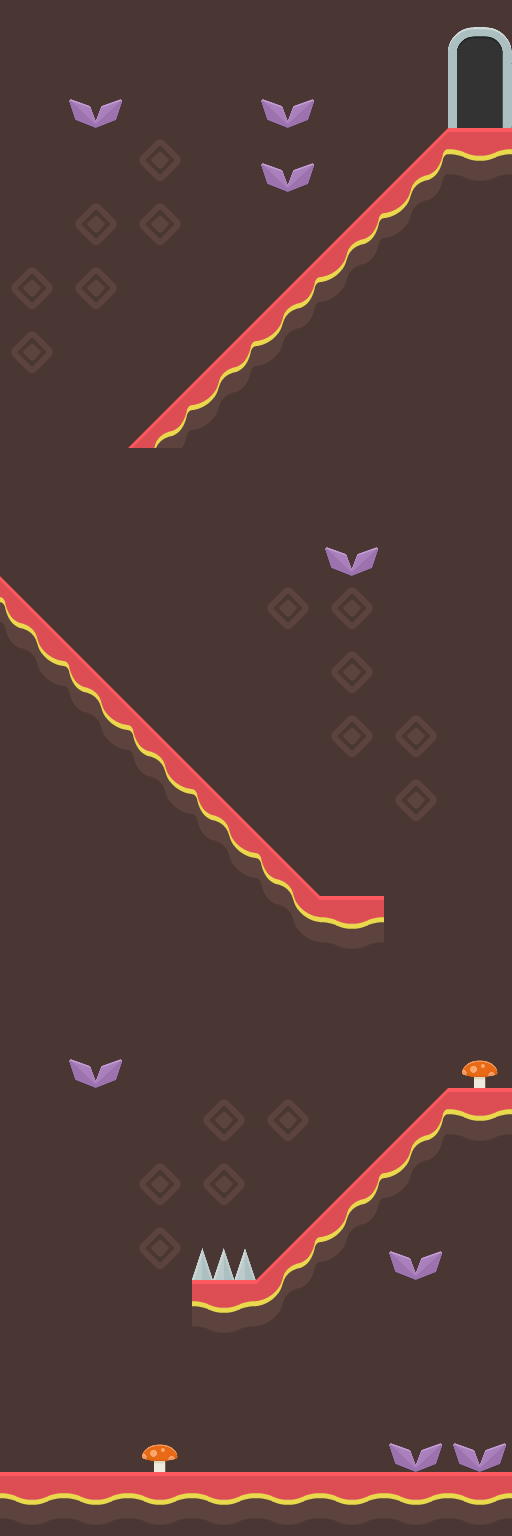

Tiled map render using the project's own tile images. Description and the whole map definition, tile-layer contents included, below:
An orthogonal 8x24 tile map with 64x64 px tiles, 3 tile layers (background, platforms, foreground) and 15 objects (2x boxSpawn, emojiSpawn, playerSpawn, exitRect, emojiDeathRect).

<map version="1.4" tiledversion="1.4.3" orientation="orthogonal" renderorder="right-down" width="8" height="24" tilewidth="64" tileheight="64" infinite="0" nextlayerid="5" nextobjectid="20">
 <editorsettings>
  <export target="slopes4.json" format="json" />
 </editorsettings>
 <tileset firstgid="1" name="kenney-tileset" tilewidth="64" tileheight="64" spacing="2" margin="1" tilecount="374" columns="22">
  <image source="../tiles/kenney-tileset-64px-extruded.png" width="1452" height="1122" />
  <tile id="1">
   <properties>
    <property name="collides" type="bool" value="true" />
   </properties>
  </tile>
  <tile id="2">
   <properties>
    <property name="collides" type="bool" value="true" />
   </properties>
  </tile>
  <tile id="3">
   <properties>
    <property name="collides" type="bool" value="true" />
   </properties>
  </tile>
  <tile id="4">
   <properties>
    <property name="collides" type="bool" value="true" />
   </properties>
  </tile>
  <tile id="5">
   <properties>
    <property name="collides" type="bool" value="true" />
   </properties>
  </tile>
  <tile id="6">
   <properties>
    <property name="collides" type="bool" value="true" />
   </properties>
  </tile>
  <tile id="7">
   <properties>
    <property name="collides" type="bool" value="true" />
   </properties>
  </tile>
  <tile id="8">
   <properties>
    <property name="collides" type="bool" value="true" />
   </properties>
  </tile>
  <tile id="23">
   <properties>
    <property name="collides" type="bool" value="true" />
   </properties>
   <objectgroup draworder="index">
    <object id="1" x="64" y="0">
     <polygon points="0,0 0,64 -64,64" />
    </object>
   </objectgroup>
  </tile>
  <tile id="24">
   <properties>
    <property name="collides" type="bool" value="true" />
   </properties>
   <objectgroup draworder="index">
    <object id="1" x="0" y="0">
     <polygon points="0,0 64,64 0,64" />
    </object>
   </objectgroup>
  </tile>
  <tile id="25">
   <properties>
    <property name="collides" type="bool" value="true" />
   </properties>
  </tile>
  <tile id="26">
   <properties>
    <property name="collides" type="bool" value="true" />
   </properties>
  </tile>
  <tile id="27">
   <properties>
    <property name="collides" type="bool" value="true" />
   </properties>
  </tile>
  <tile id="28">
   <properties>
    <property name="collides" type="bool" value="true" />
   </properties>
  </tile>
  <tile id="29">
   <properties>
    <property name="collides" type="bool" value="true" />
   </properties>
  </tile>
  <tile id="30">
   <properties>
    <property name="collides" type="bool" value="true" />
   </properties>
  </tile>
  <tile id="45">
   <properties>
    <property name="collides" type="bool" value="true" />
   </properties>
   <objectgroup draworder="index">
    <object id="3" x="0" y="0">
     <polygon points="0,0 0,29 31,0" />
    </object>
   </objectgroup>
  </tile>
  <tile id="46">
   <properties>
    <property name="collides" type="bool" value="true" />
   </properties>
   <objectgroup draworder="index">
    <object id="3" x="64" y="0">
     <polygon points="0,0 -30,0 0,28" />
    </object>
   </objectgroup>
  </tile>
  <tile id="47">
   <properties>
    <property name="collides" type="bool" value="true" />
   </properties>
  </tile>
  <tile id="48">
   <properties>
    <property name="collides" type="bool" value="true" />
   </properties>
  </tile>
  <tile id="49">
   <properties>
    <property name="collides" type="bool" value="true" />
   </properties>
  </tile>
  <tile id="50">
   <properties>
    <property name="collides" type="bool" value="true" />
   </properties>
  </tile>
  <tile id="51">
   <properties>
    <property name="collides" type="bool" value="true" />
   </properties>
  </tile>
  <tile id="52">
   <properties>
    <property name="collides" type="bool" value="true" />
   </properties>
  </tile>
  <tile id="67">
   <properties>
    <property name="collides" type="bool" value="true" />
   </properties>
  </tile>
  <tile id="68">
   <properties>
    <property name="collides" type="bool" value="true" />
   </properties>
  </tile>
  <tile id="69">
   <properties>
    <property name="collides" type="bool" value="true" />
   </properties>
  </tile>
  <tile id="70">
   <properties>
    <property name="collides" type="bool" value="true" />
   </properties>
  </tile>
  <tile id="71">
   <properties>
    <property name="collides" type="bool" value="true" />
   </properties>
  </tile>
  <tile id="72">
   <properties>
    <property name="collides" type="bool" value="true" />
   </properties>
  </tile>
  <tile id="73">
   <properties>
    <property name="collides" type="bool" value="true" />
   </properties>
  </tile>
  <tile id="74">
   <properties>
    <property name="collides" type="bool" value="true" />
   </properties>
  </tile>
  <tile id="89">
   <properties>
    <property name="collides" type="bool" value="true" />
   </properties>
   <objectgroup draworder="index">
    <object id="2" x="64" y="0">
     <polygon points="0,0 0,64 -64,64" />
    </object>
   </objectgroup>
  </tile>
  <tile id="90">
   <properties>
    <property name="collides" type="bool" value="true" />
   </properties>
   <objectgroup draworder="index">
    <object id="3" x="0" y="0">
     <polyline points="0,0 64,64 0,64 0,0" />
    </object>
   </objectgroup>
  </tile>
  <tile id="91">
   <properties>
    <property name="collides" type="bool" value="true" />
   </properties>
  </tile>
  <tile id="92">
   <properties>
    <property name="collides" type="bool" value="true" />
   </properties>
  </tile>
  <tile id="93">
   <properties>
    <property name="collides" type="bool" value="true" />
   </properties>
  </tile>
  <tile id="94">
   <properties>
    <property name="collides" type="bool" value="true" />
   </properties>
  </tile>
  <tile id="95">
   <properties>
    <property name="collides" type="bool" value="true" />
   </properties>
  </tile>
  <tile id="96">
   <properties>
    <property name="collides" type="bool" value="true" />
   </properties>
  </tile>
  <tile id="111">
   <properties>
    <property name="collides" type="bool" value="true" />
   </properties>
   <objectgroup draworder="index">
    <object id="1" x="0" y="0">
     <polyline points="0,0 0,32 32,0 0,0" />
    </object>
   </objectgroup>
  </tile>
  <tile id="112">
   <properties>
    <property name="collides" type="bool" value="true" />
   </properties>
   <objectgroup draworder="index">
    <object id="1" x="64" y="0">
     <polyline points="0,0 0,32 -32,0 0,0" />
    </object>
   </objectgroup>
  </tile>
  <tile id="113">
   <properties>
    <property name="collides" type="bool" value="true" />
   </properties>
  </tile>
  <tile id="114">
   <properties>
    <property name="collides" type="bool" value="true" />
   </properties>
  </tile>
  <tile id="115">
   <properties>
    <property name="collides" type="bool" value="true" />
   </properties>
  </tile>
  <tile id="116">
   <properties>
    <property name="collides" type="bool" value="true" />
   </properties>
  </tile>
  <tile id="117">
   <properties>
    <property name="collides" type="bool" value="true" />
   </properties>
  </tile>
  <tile id="118">
   <properties>
    <property name="collides" type="bool" value="true" />
   </properties>
  </tile>
  <tile id="199">
   <properties>
    <property name="collides" type="bool" value="true" />
   </properties>
  </tile>
  <tile id="200">
   <properties>
    <property name="collides" type="bool" value="true" />
   </properties>
  </tile>
  <tile id="201">
   <properties>
    <property name="collides" type="bool" value="true" />
   </properties>
  </tile>
  <tile id="202">
   <properties>
    <property name="collides" type="bool" value="true" />
   </properties>
  </tile>
  <tile id="203">
   <properties>
    <property name="collides" type="bool" value="true" />
   </properties>
  </tile>
  <tile id="204">
   <properties>
    <property name="collides" type="bool" value="true" />
   </properties>
  </tile>
  <tile id="205">
   <properties>
    <property name="collides" type="bool" value="true" />
   </properties>
  </tile>
  <tile id="206">
   <properties>
    <property name="collides" type="bool" value="true" />
   </properties>
  </tile>
  <tile id="221">
   <properties>
    <property name="collides" type="bool" value="true" />
   </properties>
  </tile>
  <tile id="222">
   <properties>
    <property name="collides" type="bool" value="true" />
   </properties>
  </tile>
  <tile id="223">
   <properties>
    <property name="collides" type="bool" value="true" />
   </properties>
  </tile>
  <tile id="224">
   <properties>
    <property name="collides" type="bool" value="true" />
   </properties>
  </tile>
  <tile id="225">
   <properties>
    <property name="collides" type="bool" value="true" />
   </properties>
  </tile>
  <tile id="226">
   <properties>
    <property name="collides" type="bool" value="true" />
   </properties>
  </tile>
  <tile id="227">
   <properties>
    <property name="collides" type="bool" value="true" />
   </properties>
  </tile>
  <tile id="228">
   <properties>
    <property name="collides" type="bool" value="true" />
   </properties>
  </tile>
  <tile id="243">
   <properties>
    <property name="collides" type="bool" value="true" />
   </properties>
  </tile>
  <tile id="244">
   <properties>
    <property name="collides" type="bool" value="true" />
   </properties>
  </tile>
  <tile id="245">
   <properties>
    <property name="collides" type="bool" value="true" />
   </properties>
  </tile>
  <tile id="246">
   <properties>
    <property name="collides" type="bool" value="true" />
   </properties>
  </tile>
  <tile id="247">
   <properties>
    <property name="collides" type="bool" value="true" />
   </properties>
  </tile>
  <tile id="248">
   <properties>
    <property name="collides" type="bool" value="true" />
   </properties>
  </tile>
  <tile id="249">
   <properties>
    <property name="collides" type="bool" value="true" />
   </properties>
  </tile>
  <tile id="250">
   <properties>
    <property name="collides" type="bool" value="true" />
   </properties>
  </tile>
  <tile id="279">
   <properties>
    <property name="collides" type="bool" value="true" />
    <property name="isDeadly" type="bool" value="true" />
   </properties>
   <objectgroup draworder="index" id="5">
    <object id="9" x="0" y="33" width="64" height="31" />
   </objectgroup>
  </tile>
 </tileset>
 <layer id="1" name="background" width="8" height="24">
  <data encoding="csv">
1,1,1,1,1,1,1,1,
1,1,1,1,1,1,1,1,
1,1,45,1,1,1,1,1,
1,45,45,1,1,1,1,1,
45,45,1,1,1,1,1,1,
45,1,1,1,1,1,1,1,
1,1,1,1,1,1,1,1,
1,1,1,1,1,1,1,1,
1,1,1,1,1,1,1,1,
1,1,1,1,45,45,1,1,
1,1,1,1,1,45,1,1,
1,1,1,1,1,45,45,1,
1,1,1,1,1,1,45,1,
1,1,1,1,1,1,1,1,
1,1,1,1,1,1,1,1,
1,1,1,1,1,1,1,1,
1,1,1,1,1,1,1,1,
1,1,1,45,45,1,1,1,
1,1,45,45,1,1,1,1,
1,1,45,1,1,1,1,1,
1,1,1,1,1,1,1,1,
1,1,1,1,1,1,1,1,
1,1,1,1,1,1,1,1,
1,1,1,1,1,1,1,1
</data>
 </layer>
 <layer id="2" name="platforms" width="8" height="24">
  <data encoding="csv">
0,0,0,0,0,0,0,0,
0,0,0,0,0,0,0,0,
0,0,0,0,0,0,24,3,
0,0,0,0,0,24,46,0,
0,0,0,0,24,46,0,0,
0,0,0,24,46,0,0,0,
0,0,24,46,0,0,0,0,
0,0,0,0,0,0,0,0,
0,0,0,0,0,0,0,0,
25,0,0,0,0,0,0,0,
47,25,0,0,0,0,0,0,
0,47,25,0,0,0,0,0,
0,0,47,25,0,0,0,0,
0,0,0,47,25,0,0,0,
0,0,0,0,47,3,0,0,
0,0,0,0,0,0,0,0,
0,0,0,0,0,0,0,0,
0,0,0,0,0,0,24,3,
0,0,0,0,0,24,46,0,
0,0,0,280,24,46,0,0,
0,0,0,3,46,0,0,0,
0,0,0,0,0,0,0,0,
0,0,0,0,0,0,0,0,
3,3,3,3,3,3,3,3
</data>
 </layer>
 <layer id="3" name="foreground" width="8" height="24">
  <data encoding="csv">
0,0,0,0,0,0,0,339,
0,294,0,0,294,0,0,361,
0,0,0,0,294,0,0,0,
0,0,0,0,0,0,0,0,
0,0,0,0,0,0,0,0,
0,0,0,0,0,0,0,0,
0,0,0,0,0,0,0,0,
0,0,0,0,0,0,0,0,
0,0,0,0,0,294,0,0,
0,0,0,0,0,0,0,0,
0,0,0,0,0,0,0,0,
0,0,0,0,0,0,0,0,
0,0,0,0,0,0,0,0,
0,0,0,0,0,0,0,0,
0,0,0,0,0,0,0,0,
0,0,0,0,0,0,0,0,
0,294,0,0,0,0,0,316,
0,0,0,0,0,0,0,0,
0,0,0,0,0,0,0,0,
0,0,0,0,0,0,294,0,
0,0,0,0,0,0,0,0,
0,0,0,0,0,0,0,0,
0,0,316,0,0,0,294,294,
0,0,0,0,0,0,0,0
</data>
 </layer>
 <objectgroup id="4" name="objectLayer">
  <object id="1" type="emojiSpawn" x="160" y="0">
   <point />
  </object>
  <object id="2" type="playerSpawn" x="480" y="1440">
   <point />
  </object>
  <object id="3" type="exitRect" x="448" y="32" width="64" height="101" />
  <object id="4" type="emojiDeathRect" x="0" y="1216" width="5" height="256" />
  <object id="18" type="boxSpawn" x="288" y="1376">
   <point />
  </object>
  <object id="19" type="boxSpawn" x="288" y="1440">
   <point />
  </object>
 </objectgroup>
</map>
